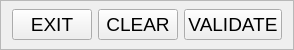
    <widget class="QFrame" name="frame_6">
     <property name="minimumSize">
      <size>
       <width>0</width>
       <height>50</height>
      </size>
     </property>
     <property name="maximumSize">
      <size>
       <width>16777215</width>
       <height>50</height>
      </size>
     </property>
     <property name="frameShape">
      <enum>QFrame::StyledPanel</enum>
     </property>
     <property name="frameShadow">
      <enum>QFrame::Raised</enum>
     </property>
     <layout class="QHBoxLayout" name="horizontalLayout_9">
      <property name="topMargin">
       <number>1</number>
      </property>
      <property name="bottomMargin">
       <number>1</number>
      </property>
      <item>
       <widget class="QPushButton" name="exitButton">
        <property name="font">
         <font>
          <pointsize>14</pointsize>
         </font>
        </property>
        <property name="toolTip">
         <string>Leave this screen without loosing any change</string>
        </property>
        <property name="text">
         <string>EXIT</string>
        </property>
        <property name="shortcut">
         <string>Alt+E</string>
        </property>
       </widget>
      </item>
      <item>
       <widget class="QPushButton" name="clearButton">
        <property name="font">
         <font>
          <pointsize>14</pointsize>
         </font>
        </property>
        <property name="toolTip">
         <string>Clear all data related to this historical model</string>
        </property>
        <property name="text">
         <string>CLEAR</string>
        </property>
        <property name="shortcut">
         <string>Alt+C</string>
        </property>
       </widget>
      </item>
      <item>
       <widget class="QPushButton" name="okButton">
        <property name="font">
         <font>
          <pointsize>14</pointsize>
         </font>
        </property>
        <property name="toolTip">
         <string>Test and save data (Alt+o)</string>
        </property>
        <property name="text">
         <string>VALIDATE</string>
        </property>
        <property name="shortcut">
         <string>Alt+V</string>
        </property>
       </widget>
      </item>
     </layout>
    </widget>
